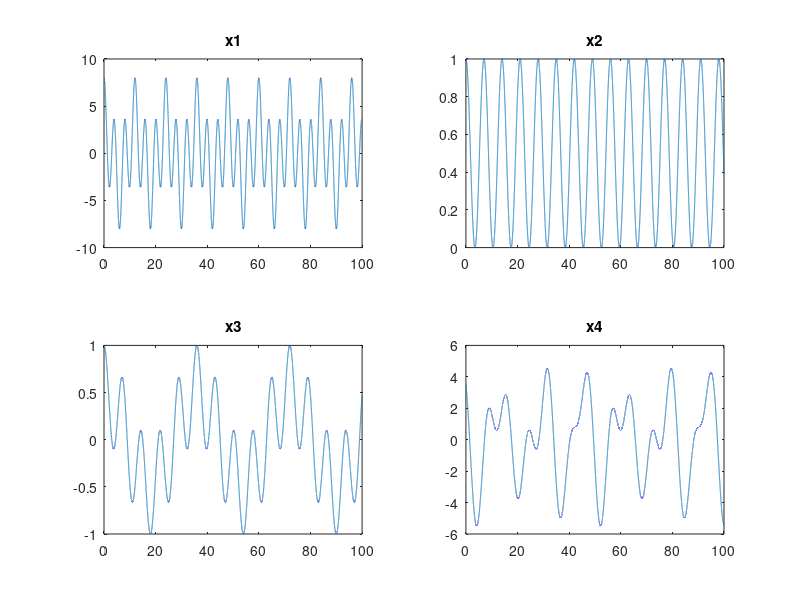

This chart was generated by the following MATLAB code:
% Plot all the given signals and comment on their output for periodicity writing common
% MATLAB code.
% (1). x1 = 3*cos((pi/6)*n) + 5*cos((3*pi/6)*n);
% (2). x2 = cos((pi/7)*n) .* cos((pi/7)*n);
% (3). x3 = cos((pi/6)*n) .* cos((pi/9)*n);
% (4). x4 = 2*cos((pi/4)*n) - sin((pi/6)*n) + 3*cos((pi/8)*n + (pi/3));

clc;
clear;

% Time specifications:
Fs = 1000;                    % samples per second or Sampling frequency
dn = 1/Fs;                    % seconds per sample
stop = 100;                   % seconds
n = 0:dn:stop;                % seconds

% Waves:

x1 = 3*cos((pi/6)*n) + 5*cos((3*pi/6)*n);
x2 = cos((pi/7)*n) .* cos((pi/7)*n);
x3 = cos((pi/6)*n) .* cos((pi/9)*n);
x4 = 2*cos((pi/4)*n) - sin((pi/6)*n) + 3*cos((pi/8)*n + (pi/3));

figure;

subplot(2,2,1);
plot(n, x1);
title('x1');

subplot(2,2,2);
plot(n, x2);
title('x2');

subplot(2,2,3);
plot(n, x3);
title('x3');

subplot(2,2,4);
plot(n, x4);
title('x4');
